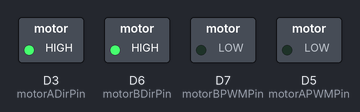
This sketch was run on a simulated ESP8266 (NodeMCU). Shown: switched loads named in the sketch (green lamp = pin HIGH). What the sketch prints to the serial monitor is not drawn.

Above: at 0.1 s.
Timing chart, 0 to 1.6 s (numbered marks = the images above):
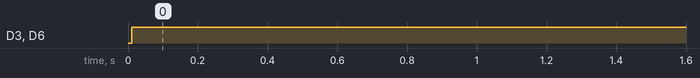

The sketch:

odometry.ino
```cpp
#include <Wire.h>
#include <MPU6050.h>

const int motorADirPin = D3;  // Motor A, direction pin
const int motorAPWMPin = D5;  // Motor A, PWM pin
const int motorBDirPin = D6;  // Motor B, direction pin
const int motorBPWMPin = D7;  // Motor B, PWM pin

int motorASpeed = 170;  // Speed for Motor A (0-255)
int motorBSpeed = 170;  // Speed for Motor B (0-255)

MPU6050 mpu;
float gyroXOffset = 0.00;
float gyroYOffset = 0.00;
float gyroZOffset = 0.01;
const int numReadings = 10;
float gyroXReadings[numReadings];
float gyroYReadings[numReadings];
float gyroZReadings[numReadings];
float alpha = 0.98;
float pitch = 0;

// Differential drive parameters
float wheelbase = 25.0;    // Distance between the two wheels (in units like centimeters)
float wheelRadius = 3.25;  // Radius of the wheels (in units like centimeters)

// Encoder counts per wheel revolution for each encoder
float encoderCountsPerRevolution1 = 30.0;  // Customize encoder resolution for encoder 1
float encoderCountsPerRevolution2 = 88.0;  // Customize encoder resolution for encoder 2

float counter2 = 0.0;
float counter1 = 0.0;

// Robot position and orientation
float x = 0.0;      // X position (in units like centimeters)
float y = 0.0;      // Y position (in units like centimeters)
float theta = 0.0;  // Orientation (in degrees)

// PID control parameters
float kp = 0.1;     // Proportional gain
float ki = 0.01;    // Integral gain
float kd = 0.1;     // Derivative gain
float error = 0.0;  // Error
float preerror = 0.0;  // Previous error
float errorsum = 0.0;  // Sum of errors
float controlpwm = 0.0;  // PWM control signal

// Variables for receiving desired position and movement commands
float desiredX = 0.0;
float desiredY = 0.0;
float desiredTheta = 0.0;
bool moveCommandReceived = false;

void setup() {
  pinMode(motorADirPin, OUTPUT);
  pinMode(motorAPWMPin, OUTPUT);
  pinMode(motorBDirPin, OUTPUT);
  pinMode(motorBPWMPin, OUTPUT);
  Wire.begin();
  Serial.begin(9600);
  delay(10);

  // Initialize MPU6050 sensor
  mpu.initialize();

  for (int i = 0; i < numReadings; i++) {
    gyroXReadings[i] = 0.0;
    gyroYReadings[i] = 0.0;
    gyroZReadings[i] = 0.0;
  }
}

void loop() {
  // Read incoming data from Serial
  while (Serial.available() > 0) {
    String data = Serial.readStringUntil('\n');
    parseSerialData(data);
  }


  // Calculate odometry based on encoder counts and differential drive kinematics
  float deltaLeft = (counter1 / encoderCountsPerRevolution1) * 2 * PI * wheelRadius;
  float deltaRight = (counter2 / encoderCountsPerRevolution2) * 2 * PI * wheelRadius;
  float deltaTheta = (deltaRight - deltaLeft) / wheelbase;
  float deltaDistance = (deltaLeft + deltaRight) / 2;

  x += deltaDistance * cos(theta);
  y += deltaDistance * sin(theta);
  theta += deltaTheta * 180.0 / PI;  // Convert to degrees

  float desired = getDesiredPositionFromServer();

  // Calculate PID control signal
float actual = getactualposition();  // Calculate the distance with orientation
  // Replace with your actual distance measurement logic

  preerror = error;
  error = desired - actual;
  errorsum = errorsum + error;
  controlpwm = (kp * error) + (ki * errorsum) - (kd * (error - preerror));

  // Use the movePID function to control motors
  movePID(controlpwm);

  // Send filtered pitch angle and robot position to the computer via Serial
  Serial.print("error: ");
  Serial.println(error);


  // Reset encoder counts
  counter1 = 0.0;
  counter2 = 0.0;

  delay(100);  // Adjust the delay as needed
}

void parseSerialData(String data) {
  // Parse incoming data from Python
  if (data.startsWith("DESIRED:")) {
    // Example format: "DESIRED: 10.0 20.0 30.0"
    sscanf(data.c_str(), "DESIRED: %f %f f", &desiredX, &desiredY, &desiredTheta);
    moveCommandReceived = true;
  } else {
    // Handle other types of data as needed
  }
}

// Function to get the desired position from Python
float getDesiredPositionFromServer() {
  // Return the desired position received from Python
  return desiredX,desiredY, desiredTheta;
}
float getactualposition(){
  return x,y,theta;
}
void movePID(float speed) {
  int signpwm;
  if (speed >= 0) {
    signpwm = 1;
    speed = speed * 4;
  } else {
    signpwm = -1;
  }
  int magpwm = constrain(abs(speed), 0, 250);
  analogWrite(motorAPWMPin, magpwm);
  analogWrite(motorBPWMPin, magpwm);
  if (signpwm == -1) {
    digitalWrite(motorADirPin, LOW);  // Reverse direction for Motor A
    digitalWrite(motorBDirPin, LOW);  // Reverse direction for Motor B
  } else {
    digitalWrite(motorADirPin, HIGH);  // Forward direction for Motor A
    digitalWrite(motorBDirPin, HIGH);  // Forward direction for Motor B
  }
}
```

Measured:
- by itself, D3 (motorADirPin), D6 (motorBDirPin): LOW → HIGH at 0.01 s
